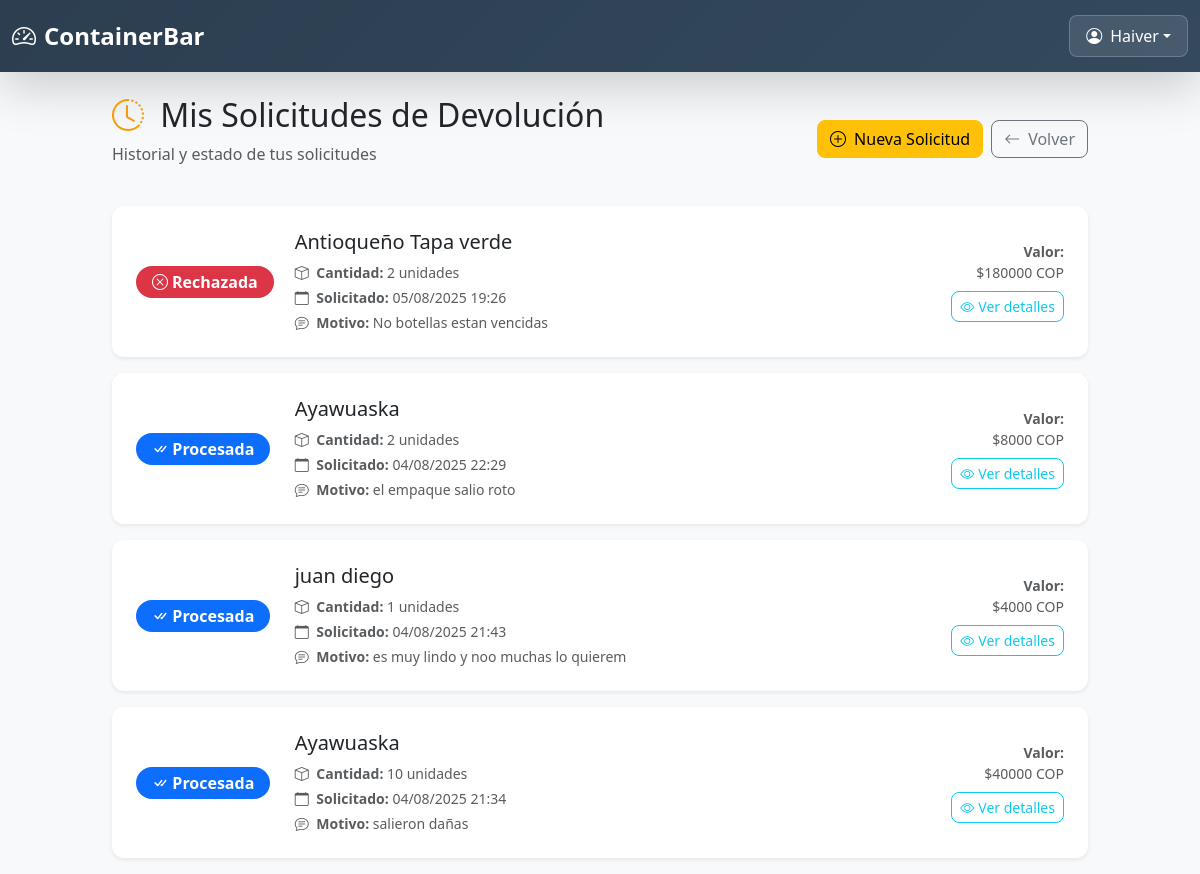
Screenshot of /devoluciones/mis-solicitudes/ (signed in) with the database file from the repository.
### core/models.py (models this page shows, shortened)
class Devolucion(models.Model):
    ESTADO_CHOICES = [
        ('pendiente', 'Pendiente de Autorización'),
        ('autorizada', 'Autorizada'),
        ('rechazada', 'Rechazada'),
        ('procesada', 'Procesada'),
    ]
    producto = models.ForeignKey(Producto, on_delete=models.CASCADE)
    cantidad = models.PositiveIntegerField()
    observaciones = models.TextField()
    estado = models.CharField(max_length=20, choices=ESTADO_CHOICES, default='pendiente')
    solicitada_por = models.ForeignKey(User, on_delete=models.CASCADE, related_name='devoluciones_solicitadas')
    autorizada_por = models.ForeignKey(User, on_delete=models.SET_NULL, null=True, blank=True, related_name='devoluciones_autorizadas')
    fecha_solicitud = models.DateTimeField(auto_now_add=True)
    fecha_autorizacion = models.DateTimeField(null=True, blank=True)
    fecha_procesamiento = models.DateTimeField(null=True, blank=True)
    comentario_admin = models.TextField(blank=True, null=True)
    movimiento_reversion = models.OneToOneField(MovimientoContable, on_delete=models.SET_NULL, null=True, blank=True)
    def valor_total(self):
        return self.producto.precio * self.cantidad
    class Meta:
        ordering = ['-fecha_solicitud']
        verbose_name = 'Devolución'
        verbose_name_plural = 'Devoluciones'

class Producto(models.Model):
    nombre = models.CharField(max_length=100)
    categoria = models.ForeignKey(Categoria, on_delete=models.SET_NULL, null=True, related_name='productos')
    descripcion = models.TextField(blank=True)
    precio_costo = models.DecimalField(max_digits=10, decimal_places=2, default=0)  # NUEVO
    precio = models.DecimalField(max_digits=10, decimal_places=2)  # Este es el precio de venta
    cantidad = models.PositiveIntegerField()
    creado = models.DateTimeField(auto_now_add=True)
    actualizado = models.DateTimeField(auto_now=True)

### core/views.py (the view)
# urls.py: path('devoluciones/mis-solicitudes/', views.mis_devoluciones, name='mis_devoluciones'),
@never_cache
@login_required
def mis_devoluciones(request):
    perfil = request.user.perfil
    if perfil.rol not in ['bartender', 'admin']:
        return HttpResponseForbidden("Acceso denegado")
    devoluciones = Devolucion.objects.filter(solicitada_por=request.user).order_by('-fecha_solicitud')
    context = {
        'devoluciones': devoluciones,
        'title': 'Mis Solicitudes de Devolución'
    }
    return render(request, 'core/devoluciones/mis_devoluciones.html', context)

### core/templates/core/devoluciones/mis_devoluciones.html (shortened to what this page needs)
{% extends 'core/base.html' %}
{% load static %}
{% block content %}
<div class="container mt-4" style="max-width: 1000px;">
  <div class="row">
    <div class="col-12">
      <div class="d-flex justify-content-between align-items-center mb-4">
        <div>
          <h2 class="text-dark mb-2">
            <i class="bi bi-clock-history text-warning me-2"></i>
            Mis Solicitudes de Devolución
          </h2>
          <p class="text-muted">Historial y estado de tus solicitudes</p>
        </div>
        <div class="d-flex gap-2">
          <a href="{% url 'solicitar_devolucion' %}" class="btn btn-warning">
            <i class="bi bi-plus-circle me-2"></i>Nueva Solicitud
          </a>
          <a href="{% url 'inicio' %}" class="btn btn-outline-secondary">
            <i class="bi bi-arrow-left me-2"></i>Volver
          </a>
        </div>
      </div>
      {% if devoluciones %}
        <div class="row">
          {% for devolucion in devoluciones %}
          <div class="col-12 mb-3">
            <div class="card border-0 shadow-sm">
              <div class="card-body p-4">
                <div class="row align-items-center">
                  <div class="col-md-2">
                    <div class="text-center">
                      {% if devolucion.estado == 'pendiente' %}
                        <span class="badge bg-warning fs-6 px-3 py-2">
                          <i class="bi bi-clock me-1"></i>Pendiente
                        </span>
                      {% elif devolucion.estado == 'autorizada' %}
                        <span class="badge bg-success fs-6 px-3 py-2">
                          <i class="bi bi-check-circle me-1"></i>Autorizada
                        </span>
                      {% elif devolucion.estado == 'rechazada' %}
                        <span class="badge bg-danger fs-6 px-3 py-2">
                          <i class="bi bi-x-circle me-1"></i>Rechazada
                        </span>
                      {% elif devolucion.estado == 'procesada' %}
                        <span class="badge bg-primary fs-6 px-3 py-2">
                          <i class="bi bi-check-all me-1"></i>Procesada
                        </span>
                      {% endif %}
                    </div>
                  </div>
                  <div class="col-md-7">
                    <h5 class="text-dark mb-2">{{ devolucion.producto.nombre }}</h5>
                    <div class="text-muted small">
                      <p class="mb-1">
                        <i class="bi bi-box me-1"></i>
                        <strong>Cantidad:</strong> {{ devolucion.cantidad }} unidades
                      </p>
                      <p class="mb-1">
                        <i class="bi bi-calendar me-1"></i>
                        <strong>Solicitado:</strong> {{ devolucion.fecha_solicitud|date:"d/m/Y H:i" }}
                      </p>
                      <p class="mb-0">
                        <i class="bi bi-chat-text me-1"></i>
                        <strong>Motivo:</strong> {{ devolucion.observaciones|truncatewords:10 }}
                      </p>
                    </div>
                  </div>
                  <div class="col-md-3 text-end">
                    <div class="text-muted small mb-2">
                      <strong>Valor:</strong><br>
                      ${{ devolucion.valor_total|floatformat:0 }} COP
                    </div>
                    <button class="btn btn-outline-info btn-sm" data-bs-toggle="collapse" data-bs-target="#detalle-{{ devolucion.id }}">
                      <i class="bi bi-eye me-1"></i>Ver detalles
                    </button>
                  </div>
                </div>
              </div>
            </div>
          </div>
          {% endfor %}
        </div>
      {% endif %}
    </div>
  </div>
</div>
{% endblock %}

### core/templates/core/base.html (shortened to what this page needs)
<!DOCTYPE html>
<html lang="es">
<head>
  <link href="https://cdn.jsdelivr.net/npm/bootstrap@5.3.0/dist/css/bootstrap.min.css" rel="stylesheet">
  <link href="https://cdn.jsdelivr.net/npm/bootstrap-icons@1.10.5/font/bootstrap-icons.css" rel="stylesheet">
  <link href="https://cdnjs.cloudflare.com/ajax/libs/animate.css/4.1.1/animate.min.css" rel="stylesheet">
</head>
<body class="bg-light">
  <header class="header-fixed shadow-lg">
    <div class="container-fluid">
      <div class="d-flex justify-content-between align-items-center">
        <h3 class="header-title d-flex align-items-center">
          <i class="bi bi-speedometer2 me-2"></i>
          <span class="mobile-hide">Container </span> Bar
        </h3>
        {% if user.is_authenticated %}
          <div class="dropdown">
            <button class="btn user-btn dropdown-toggle d-flex align-items-center"
                    type="button"
                    id="usuarioDropdown"
                    data-bs-toggle="dropdown"
                    aria-expanded="false">
              <i class="bi bi-person-circle me-2"></i>
              <span class="mobile-hide">{{ request.user.username }}</span>
            </button>
          </div>
        {% endif %}
      </div>
    </div>
  </header>
  <main class="flex-grow-1">
    {% block content %}{% endblock %}
  </main>
</body>
</html>

### core/templates/core/base.html (style rules this page uses)
.header-fixed { background: linear-gradient(135deg, #2c3e50 0%, #34495e 100%); min-height: 70px; padding: 15px 0; }
.header-title { font-size: 1.5rem; font-weight: 600; margin: 0; color: white; }
.user-btn { background: rgba(255,255,255,0.1); border: 1px solid rgba(255,255,255,0.2); color: white; padding: 8px 16px; border-radius: 8px; }

### core/templates/core/devoluciones/mis_devoluciones.html (style rules this page uses)
.card { transition: all 0.3s ease; border-radius: 12px; }
.badge { border-radius: 20px; font-weight: 600; }
.btn { border-radius: 8px; font-weight: 500; transition: all 0.2s ease; }
.text-warning { color: #f59e0b !important; }

### rows the page displays
Devolucion: estado "rechazada" (drawn), producto.nombre "Antioqueño Tapa verde", cantidad "2", fecha_solicitud "05/08/2025 19:26", observaciones "No botellas estan vencidas", valor_total "180000"
Devolucion: estado "procesada" (drawn), producto.nombre "Ayawuaska", cantidad "2", fecha_solicitud "04/08/2025 22:29", observaciones "el empaque salio roto", valor_total "8000"
Devolucion: estado "procesada" (drawn), producto.nombre "juan diego", cantidad "1", fecha_solicitud "04/08/2025 21:43", observaciones "es muy lindo y noo muchas lo quierem", valor_total "4000"
Devolucion: estado "procesada" (drawn), producto.nombre "Ayawuaska", cantidad "10", fecha_solicitud "04/08/2025 21:34", observaciones "salieron dañas", valor_total "40000"

### other values shown
{{ request.user.username }} "Haiver"
